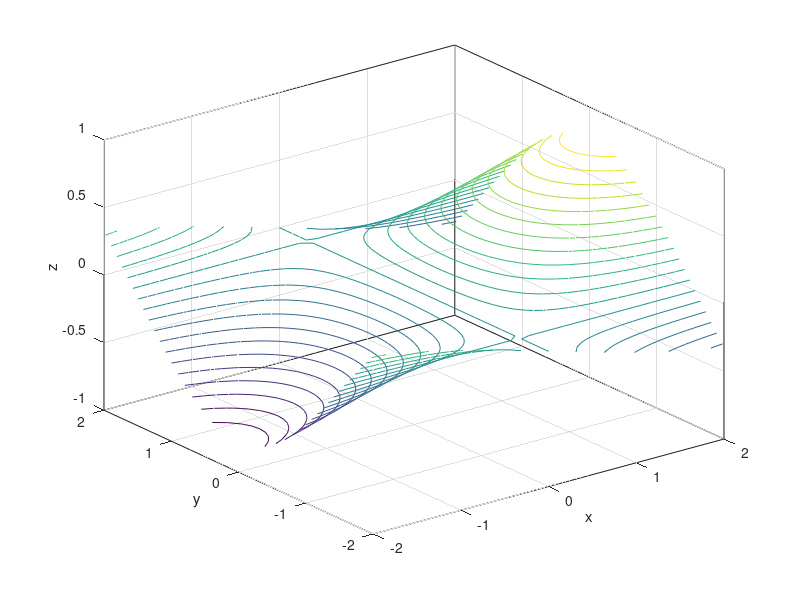

Write the MATLAB code that produced this figure.
## L0325031_NabilaSalmaAzZahra

x = -2:0.1:2;
y = -2:0.1:2;
[X,Y] = meshgrid(x,y);
Z = 1.2.^(-0.2*sqrt(X.^2 + Y.^2)).*cos(Y).*sin(0.5*X);
contour3(X,Y,Z,25)
xlabel('x');
ylabel('y');
zlabel('z');
